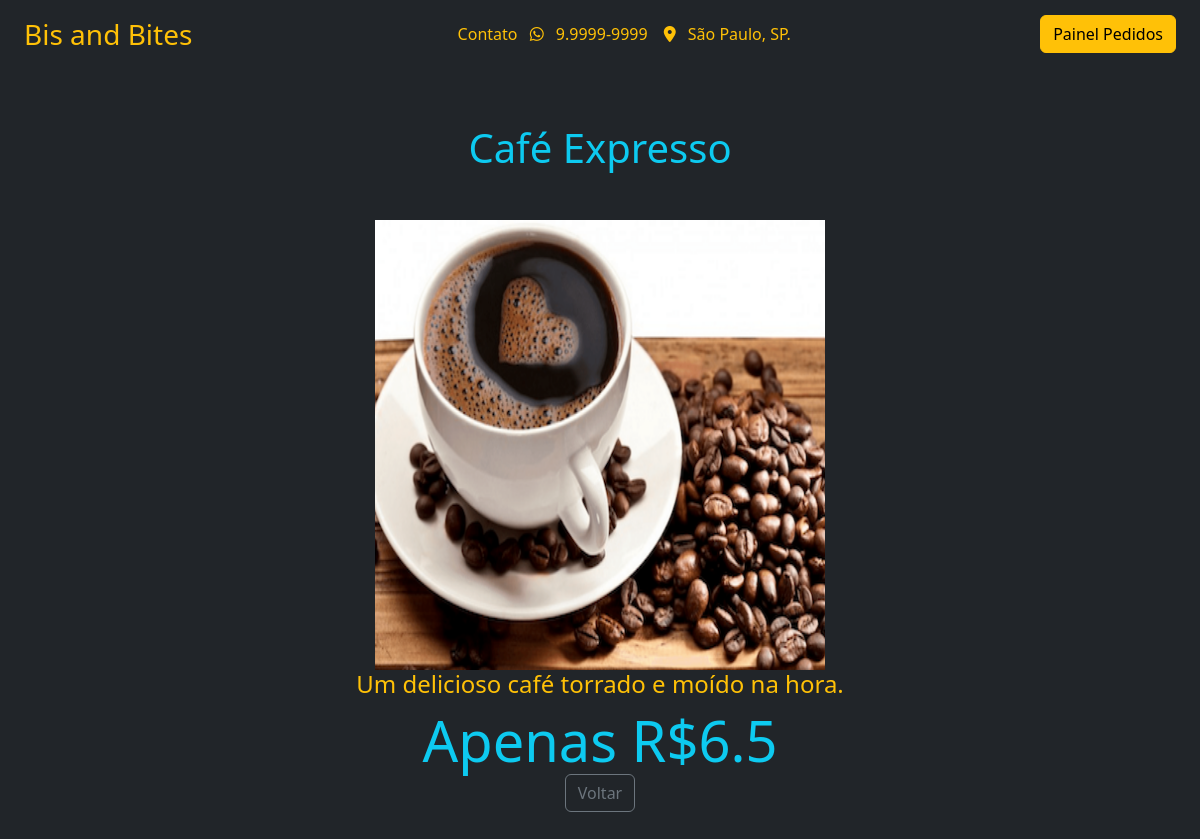
Page /produtos/4 on the committed database.
### cafeteria/models.py (models this page shows, shortened)
class Produto(models.Model):
    nome = models.TextField(null=False, blank=False, default='')
    descricao = models.TextField(null=False, blank=False)
    preco = models.FloatField(null=False, blank=False)
    imagem = models.ImageField(upload_to='cafeteria/img', default='', null=False, blank=False)

### cafeteria/views.py (the view)
# urls.py: path('produtos/<int:produto_id>', views.detalhe_produto, name='produtos'),
def detalhe_produto(request, produto_id):
    produto = Produto.objects.get(pk=produto_id)
    context = {
        'produto': produto
    }
    return render(request, 'cafeteria/produto.html', context=context)

### cafeteria/templates/cafeteria/produto.html (shortened to what this page needs)
{% extends 'cafeteria/base.html' %}
{% load static %}
{% block navbar %}
  {% include 'fragments/navbar.html' %}
{% endblock %}
{% block content %}
    <div class="col-md-6 offset-3 d-flex flex-column justify-content-center align-items-center vh-100">
        <h1 class="text-info text-center mb-5">{{ produto.nome }}</h1>
        <img src="{{ produto.imagem.url }}" class="card-img-top" alt="cafeteria" style="height: 450px;width: 450px">
        <h4 class="text-warning text-center">{{ produto.descricao }}</h4>
        <div class="span display-4 text-info">Apenas R${{ produto.preco }}</div>
        <div>
          <button class="btn btn-outline-secondary" type="button" onclick="location.href = 'javascript:window.history.go(-1)'" id="bt_voltar">Voltar</button>
        </div>
    </div>
{% endblock %}

### rows in the picture
Produto: nome "Café Expresso", imagem (picture), descricao "Um delicioso café torrado e moído na hora.", preco "6.5"
